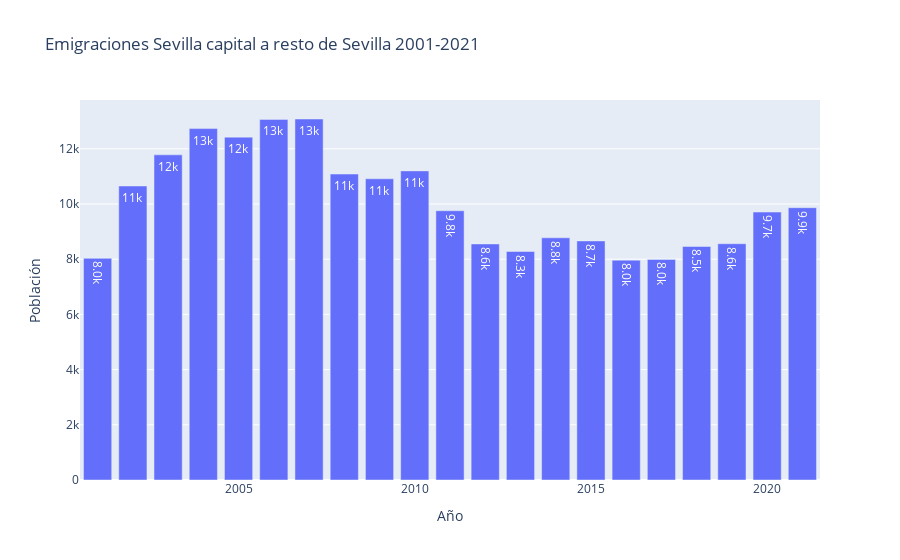

Write notebook code for a chart like this one.
### Code cell
fig3 = px.bar(emig_sev_2001_2021,
               x='Anual',
               y='Valor',
               title='Emigraciones Sevilla capital a resto de Sevilla 2001-2021',
               text_auto='.2s')
fig3.update_xaxes(title='Año')
fig3.update_yaxes(title='Población')
fig3.show()

### Figure 1 — Plotly figure (JSON) as saved in the notebook; plotly's stock layout.template omitted (floating-point values rounded to 4 significant figures)
{"data": [{"alignmentgroup": "True", "hovertemplate": "Anual=%{x}<br>Valor=%{y}<extra></extra>", "legendgroup": "", "marker": {"color": "#636efa", "pattern": {"shape": ""}}, "name": "", "offsetgroup": "", "orientation": "v", "showlegend": false, "textposition": "auto", "texttemplate": "%{y:.2s}", "type": "bar", "x": [2001, 2002, 2003, 2004, 2005, 2006, 2007, 2008, 2009, 2010, 2011, 2012, 2013, 2014, 2015, 2016, 2017, 2018, 2019, 2020, 2021], "xaxis": "x", "y": [8032, 10652, 11781, 12733, 12423, 13066, 13080, 11085, 10914, 11200, 9756, 8553, 8279, 8776, 8663, 7966, 7993, 8461, 8561, 9708, 9866], "yaxis": "y"}], "layout": {"barmode": "relative", "legend": {"tracegroupgap": 0}, "title": {"text": "Emigraciones Sevilla capital a resto de Sevilla 2001-2021"}, "xaxis": {"anchor": "y", "domain": [0, 1], "title": {"text": "Año"}}, "yaxis": {"anchor": "x", "domain": [0, 1], "title": {"text": "Población"}}}}
